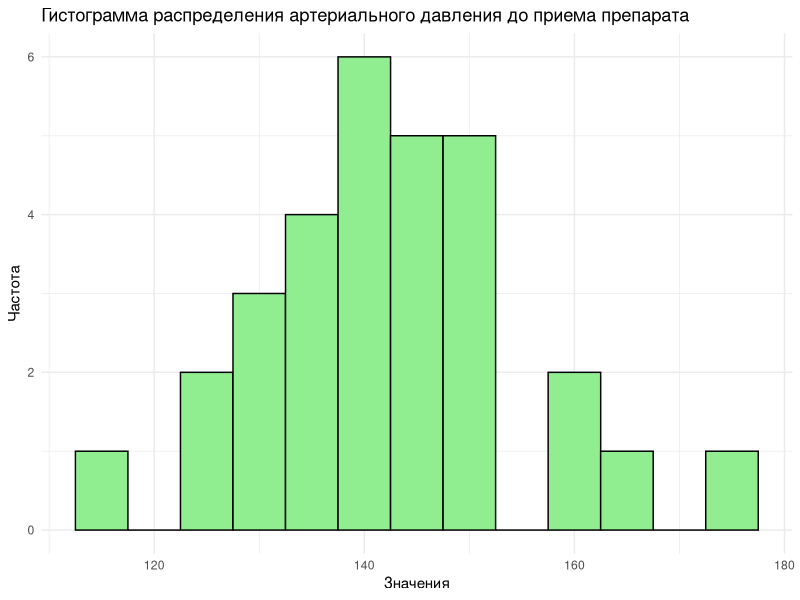
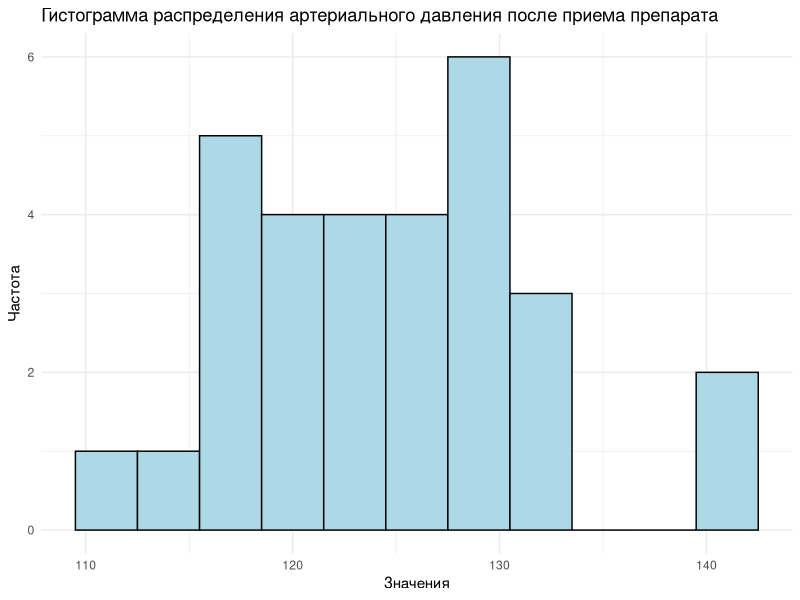
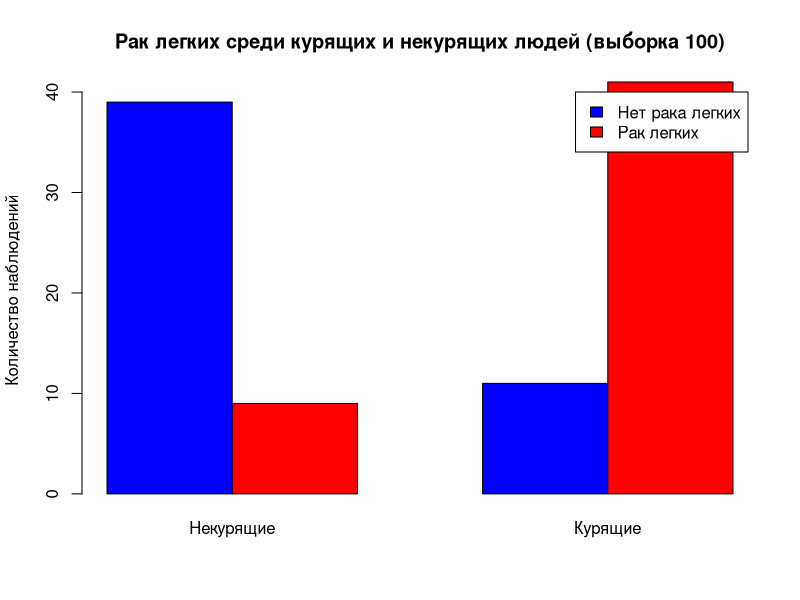
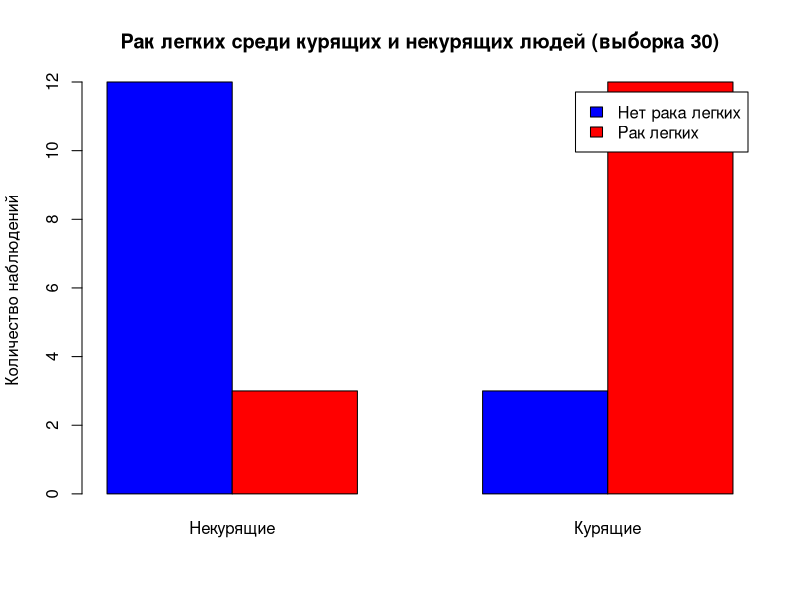
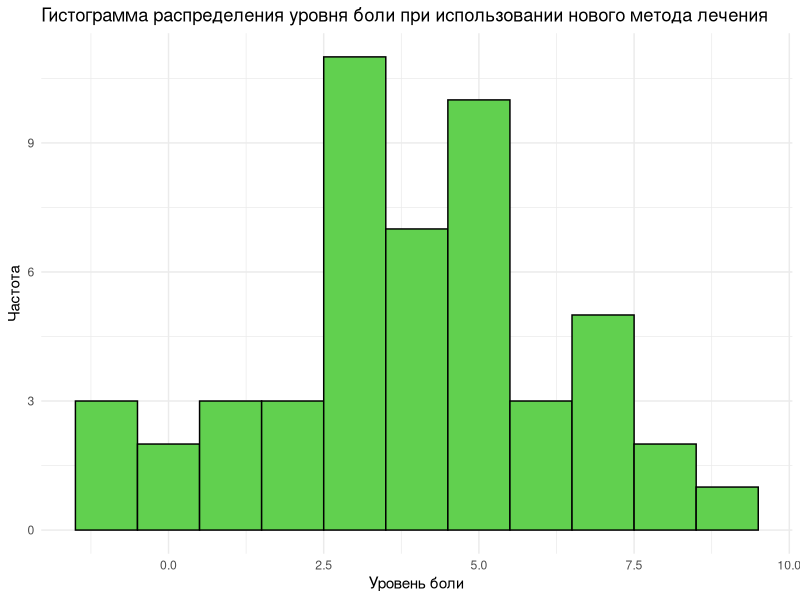
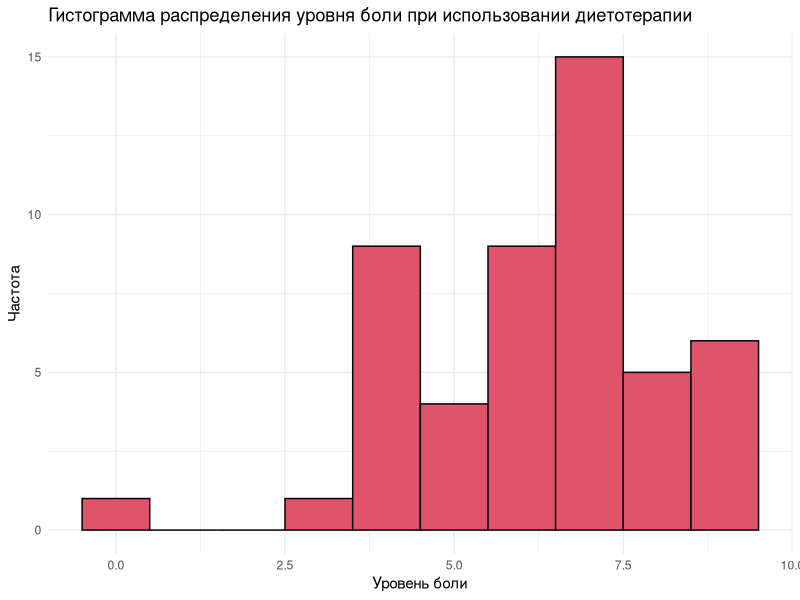
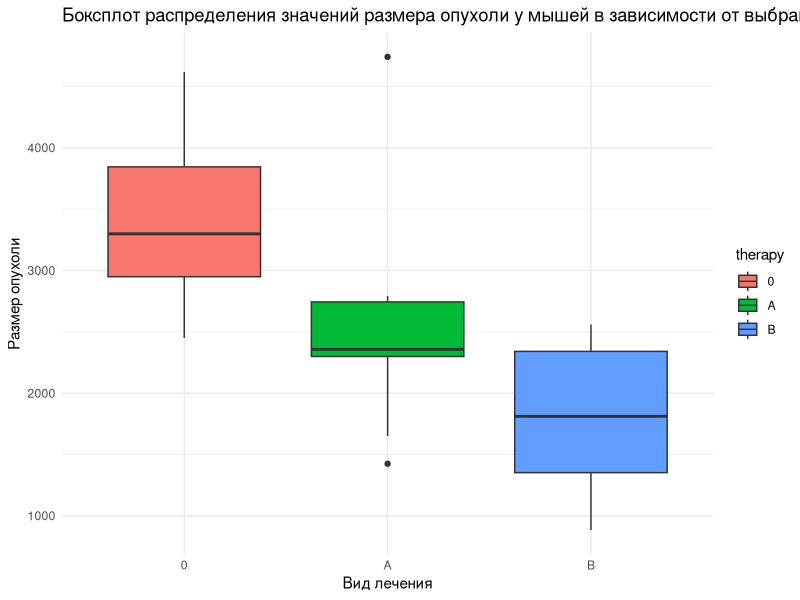
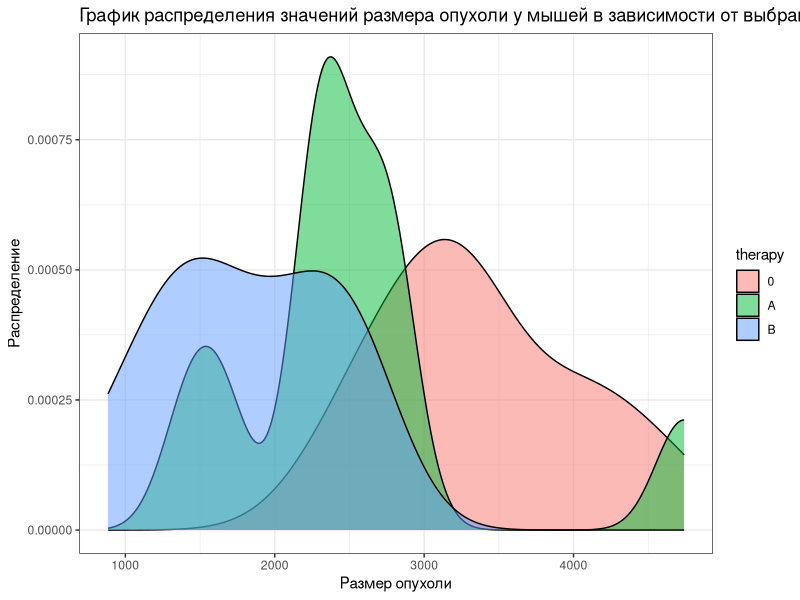

The R script that drew these images, in order:
## ---- chunk 1
# импорт библиотек
library(ggplot2)
library(tidyverse)
library(car)
## ---- chunk 2
# Задаем seed
set.seed(12)

# Размер выборки
sample_size <- 30

# Среднее систолическое артериальное давление до и после приема препарата
mean_pressure_before <- 145  
mean_pressure_after <- 125  

# Генерируем данные из нормального распределения с заданным стандартным отклонением
sd_pressure <- 14
pressure_before <- rnorm(sample_size, mean_pressure_before, sd_pressure)

# Стандартное отклонение во второй выборке
sd_pressure_after <- 8
pressure_after <- rnorm(sample_size, mean_pressure_after, sd_pressure_after)

# Объединяем в один датасет
pressure <- data.frame(Pressure_Before = pressure_before,
                            Pressure_After = pressure_after)
# Смотрим на результат
head(pressure)
## ---- chunk 3
# визуальная оценка распределения артериального давления до приема препарата

ggplot(pressure, aes(x = Pressure_Before)) +
  geom_histogram(binwidth = 5,fill = "lightgreen", color = "black") +
  labs(title = "Гистограмма распределения артериального давления до приема препарата", x = "Значения", y = "Частота") +
  theme_minimal()
# можно сказать, распределение визуально имеет признаки нормального, хотя оно не идеально нормальное
## ---- chunk 4
# визуальная оценка распределения артериального давления после приема препарата

ggplot(pressure, aes(x = Pressure_After)) +
  geom_histogram(binwidth = 3, fill = "lightblue", color = "black") +
  labs(title = "Гистограмма распределения артериального давления после приема препарата", x = "Значения", y = "Частота") +
  theme_minimal()
# распределение не очень похоже на нормальное 
## ---- chunk 5
# тест Шапиро-Уилка на нормальность распределения
# H0 - распределение нормальное
# H1 - распределение отлично от нормального
# alpha = 0.05
shapiro.test(pressure$Pressure_Before)
shapiro.test(pressure$Pressure_After)
## ---- chunk 6
# определяем средние значения для каждой выборки
mean(pressure$Pressure_Before)
mean(pressure$Pressure_After)
# проводим парный t-test
t.test(pressure$Pressure_Before, pressure$Pressure_After, paired = TRUE)
## ---- chunk 7
# Расчет критического значения для нормального распределения, где степени свободы = 29 и alpha = 0.05
alpha = 0.05
qt(1 - alpha/2, df = 29)
## ---- chunk 8
# Размер первой выбороки
sample_size1 <- 100

# Создаем вектор курящих (1) и некурящих (0)
smoking_status <- rep(c(1, 0), each = (sample_size1 / 2))

# Генерируем данные для рака легких с заданной вероятностью
set.seed(13) 
cancer_and_smoker <- rbinom((sample_size1 / 2), 1, 0.8)
cancer_and_nonsmoker <- rbinom((sample_size1 / 2), 1, 0.2)

# Объединяем данные рака легких для курящих и некурящих
lung_cancer <- c(cancer_and_smoker, cancer_and_nonsmoker)

# Создаем фрейм данных
sample100 <- data.frame(Smoking = smoking_status,
                        LungCancer = lung_cancer)

# Смотрим результат
head(sample100)
## ---- chunk 9
# Размер второй выбороки
sample_size2 <- 30

# Создаем вектор курящих (1) и некурящих (0)
smoking_status <- rep(c(1, 0), each = (sample_size2 / 2))

# Генерируем данные для рака легких с заданной вероятностью
set.seed(1) 
cancer_and_smoker <- rbinom((sample_size2 / 2), 1, 0.8)
cancer_and_nonsmoker <- rbinom((sample_size2 / 2), 1, 0.2)

# Объединяем данные рака легких для курящих и некурящих
lung_cancer <- c(cancer_and_smoker, cancer_and_nonsmoker)

# Создаем фрейм данных
sample30 <- data.frame(Smoking = smoking_status,
                        LungCancer = lung_cancer)

# Смотрим результат
head(sample30)
## ---- chunk 10
# Построение столбчатой диаграммы для первой выборки
barplot(table(sample100$Smoking, sample100$LungCancer), beside = TRUE,
        col = c("blue", "red"), legend = c("Нет рака легких", "Рак легких"),
        names.arg = c("Некурящие", "Курящие"), main = "Рак легких среди курящих и некурящих людей (выборка 100)",
        ylab = "Количество наблюдений")
## ---- chunk 11
# Построение столбчатой диаграммы для второй выборки
barplot(table(sample30$Smoking, sample30$LungCancer), beside = TRUE,
        col = c("blue", "red"), legend = c("Нет рака легких", "Рак легких"),
        names.arg = c("Некурящие", "Курящие"), main = "Рак легких среди курящих и некурящих людей (выборка 30)",
        ylab = "Количество наблюдений")
## ---- chunk 12
# Статистический тест для проверки гипотез на выбрке со 100 наблюдениями
# Таблица сопряженности для курящих и некурящих
contingency_table100 <- table(sample100$Smoking, sample100$LungCancer)

# Применяем точный тест Фишера
# в соответствии с формулировкой альтернативной гипотезы выбираем alternative = "greater" - одностороняя гипотеза
fisher_test_result100 <- fisher.test(contingency_table100, alternative = "greater")

# Выводим результаты теста
fisher_test_result100
## ---- chunk 13
# Аналогично провдим тест для выборки с 30 наблюдениями
contingency_table30 <- table(sample30$Smoking, sample30$LungCancer)

fisher_test_result30 <- fisher.test(contingency_table30, alternative = "greater")

fisher_test_result30
## ---- chunk 14
set.seed(42)
sample_size <- 50

# Средние и стандартные отклонения для каждой группы
mean_new_treatment <- 4
sd_new_treatment <- 2
mean_diet_therapy <- 6
sd_diet_therapy <- 2

# Генерируем выборки
new_treatment_group <- round(rnorm(sample_size, mean_new_treatment, sd_new_treatment))
diet_therapy_group <- round(rnorm(sample_size, mean_diet_therapy, sd_diet_therapy))

# Объединяем в один датасет
treatment <- data.frame(New_method = new_treatment_group,
                            Dietotherapy = diet_therapy_group)
# Смотрим на результат
head(treatment)
## ---- chunk 15
# визуальная оценка распределения уровня боли при использовании нового метода лечения  

ggplot(treatment, aes(x = New_method)) + 
            geom_histogram(binwidth = 1,fill = "99FF99", color = "black") + 
            labs(title = "Гистограмма распределения уровня боли при использовании нового метода лечения", x = "Уровень боли", y = "Частота") + 
            theme_minimal() 
# распределение не похоже на нормальное
## ---- chunk 16
# визуальная оценка распределения уровня боли при использовании диетотерапии 

ggplot(treatment, aes(x = Dietotherapy)) + 
            geom_histogram(binwidth = 1,fill = "66FFFF", color = "black") + 
            labs(title = "Гистограмма распределения уровня боли при использовании диетотерапии", x = "Уровень боли", y = "Частота") + 
            theme_minimal() 
# распределение не похоже на нормальное
## ---- chunk 17
# тест Шапиро-Уилка на нормальность распределения 
# H0 - распределение нормальное 
# H1 - распределение отлично от нормального 
# alpha = 0.05

shapiro.test(treatment$New_method) 
shapiro.test(treatment$Dietotherapy)
## ---- chunk 18
# определяем средние значения для каждой выборки
mean(treatment$New_method)
mean(treatment$Dietotherapy)

# Проводим двухвыборочный двусторониий тест Манна-Уитни
wilcox.test(treatment$New_method, treatment$Dietotherapy)
## ---- chunk 19
# Расчет критических значений статистики 
alpha = 0.05
sample_size = 50
# Расчет нижней границы
lower_critical <- qwilcox(alpha / 2, sample_size, sample_size, lower.tail = TRUE)
print(lower_critical)

# Расчет верхней границы
upper_critical <- qwilcox(1 - alpha / 2, sample_size, sample_size, lower.tail = TRUE)
print(upper_critical)
## ---- chunk 20
tumor <- tibble(
  therapy = c(rep("0", 10), rep("A", 10), rep("B", 10)),
  value = c(rep(3213, 10), rep(2687, 10), rep(2423, 10))
) %>%
  mutate(therapy = factor(therapy, levels = c("0", "A", "B")))

tumor$value <- tumor$value + rnorm(30, 0, 760)
## ---- chunk 21
# Боксплот для 3 категорий терапии мышей
ggplot(tumor, aes(x = therapy, y = value, fill = therapy)) +
  geom_boxplot() +
  labs(title = "Боксплот распределения значений размера опухоли у мышей в зависимости от выбранного вида лечения", x = "Вид лечения", y = "Размер опухоли") +
  theme_minimal()
## ---- chunk 22
# Визуальная оценка распределений значений в 3 выборках
tumor %>%
    ggplot(aes(value, fill = therapy)) +
    geom_density(alpha = 0.5) +
    labs(title = "График распределения значений размера опухоли у мышей в зависимости от выбранного вида лечения", x = "Размер опухоли", y = "Распределение") + 
    theme_bw()
## ---- chunk 23
# тест Шапиро-Уилка на нормальность распределения 
# H0 - распределение нормальное 
# H1 - распределение отлично от нормального 
# alpha = 0.05

shapiro.test(tumor$value[tumor$therapy == 0])
shapiro.test(tumor$value[tumor$therapy == 'A'])
shapiro.test(tumor$value[tumor$therapy == 'B'])
## ---- chunk 24
# Проверка гомогенности дисперсий с помощью теста Левена
# H0 - дисперсии гомогенны 
# H1 - дисперсии негомогенны 
# alpha = 0.05
leveneTest(value ~ therapy, data = tumor)
## ---- chunk 25
kruskal_test = kruskal.test(value ~ therapy, data = tumor)
kruskal_test
## ---- chunk 26
# Дисперсионный анализ ANNOVA
aov_model <- aov(value ~ therapy, data = tumor)
summary(aov_model)
## ---- chunk 27
# Тест Тьюки
tukey_results <- TukeyHSD(aov_model, confV.level = 0.95)
print(tukey_results)
